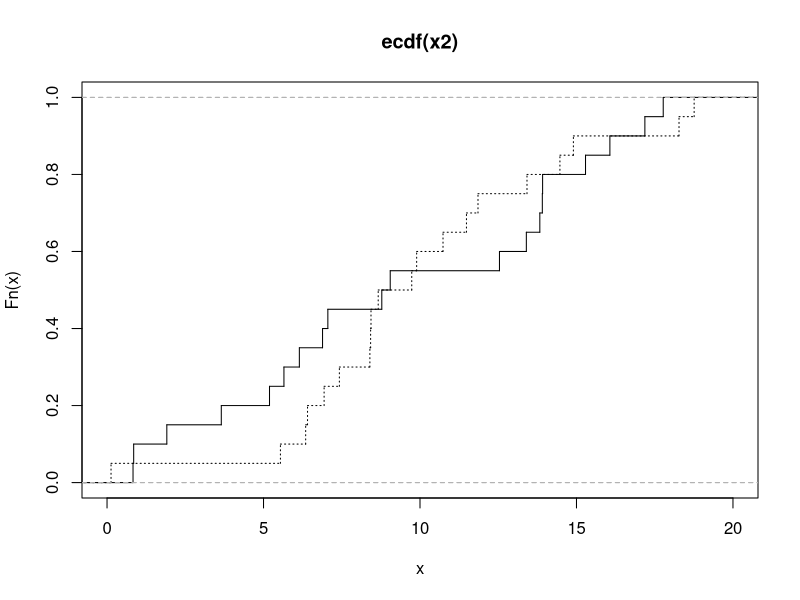
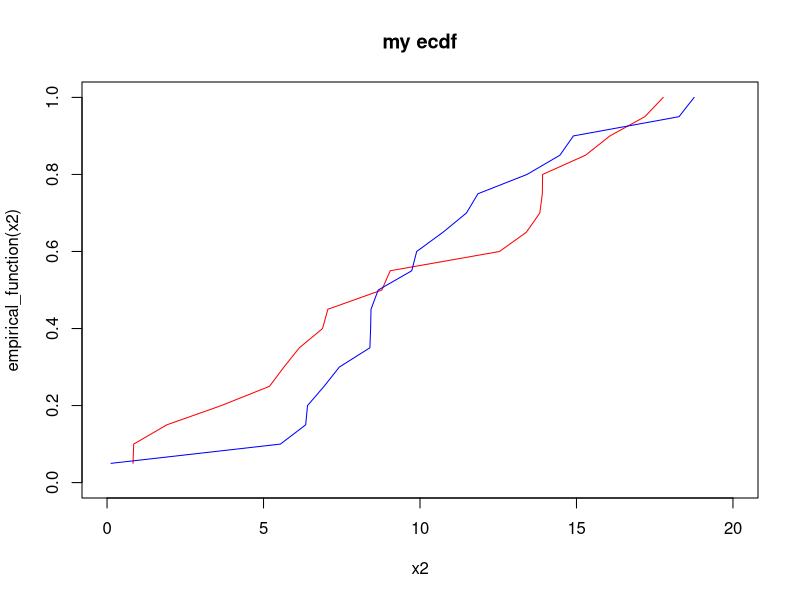

Source code (R) for these figures, in order:
library ( e1071     )
library ( tidyverse )
library ( reshape2  )
library ( stringr   )
library ( party     )
library ( ggplot2   )

data ( mtcars )
mode = function ( x ) {
   temp = table ( x )
   names ( temp ) [ temp == max ( temp ) ]
}

# Kolmogorov-Smirnov test used to compare a sample with
# a reference probability distribution (a one sample K-S test),
# or it can directly compare two samples (a two sample K-S test).

# ----------------------------------------------------------------------------------------------------
# ----------------------------------------------------------------------------------------------------

empirical_function <- function( set ) {

    vector <- c () ; size <- length ( set )
    
    for ( i1 in 1:size ) {
    
        now <- 0
        
        for ( i2 in 1:size )
        
            if ( set [ i2 ] <= set [ i1 ] ) { now <- now + 1 }
            
        vector <- c ( vector , now / size )
    }
    
    return ( vector )
}

absolute_difference_xy <- function ( setx , sety ) {
   
    vector <- c ( ) ; size <- length ( setx )
    
    for ( i in 1:size ) {
    
       tmp <- ( setx [ i ] - sety [ i ] )
       
       if ( tmp < 0 ) { tmp <- ( tmp * -1 ) }
       
       vector <- c ( vector , tmp )
    }
       
    return ( vector )
}

vector_with_ecdf <- function ( set ) {

    ecdf_vect <- empirical_function ( set )
    
    vector <- c () ; size <- length ( set )
    
    for ( i in 1:size )

        vector <- c ( vector , set [ i ] * ecdf_vect [ i ] )
    
    return ( vector )
}

# ----------------------------------------------------------------------------------------------------
# ----------------------------------------------------------------------------------------------------

set.seed ( 50 )

x1 = rnorm ( 50 )
y1 = pnorm ( x1 )

ks.test ( x1 , 'pnorm' )

paste ( 'D =' , d <- max ( absolute_difference_xy ( empirical_function ( x1 ) , y1 ) ) )

# ----------------------------------------------------------------------------------------------------

set.seed ( 60 )

x2 = runif ( n=20 , min=0 , max=20 ) ; x2 <- sort ( x2 )
x3 = runif ( n=20 , min=0 , max=20 ) ; x3 <- sort ( x3 )

cat ( '\n X2 and X3: \n' ) ; x2
cat ( '\n'               ) ; x3

ks.test ( x2 , x3 )

paste ( 'D1 using ecdf for both  =' , d <- max ( absolute_difference_xy ( empirical_function ( x2 ) , empirical_function ( x3 ) ) ) )
paste ( 'D2 using vector + ecdf  =' , d <- max ( absolute_difference_xy ( vector_with_ecdf   ( x2 ) , vector_with_ecdf   ( x3 ) ) ) )
paste ( 'D3 using ecdf  and x3   =' , d <- max ( absolute_difference_xy ( empirical_function ( x2 ) , x3                        ) ) )
paste ( 'D4 using pnorm for x3   =' , d <- max ( absolute_difference_xy ( empirical_function ( x2 ) , pnorm ( x3 )              ) ) )
paste ( 'D5 using pnorm for both =' , d <- max ( absolute_difference_xy (              pnorm ( x2 ) , pnorm ( x3 )              ) ) )

plot  ( ecdf ( x2 )           , do.points = FALSE , verticals = T , xlim = c ( 0 , 20 ) )
lines ( ecdf ( x3 ) , lty = 3 , do.points = FALSE , verticals = T )

# ----------------------------------------------------------------------------------------------------
# ------- Funzione di ripartizione empirica - Wikipedia --> ECDF -------------------------------------
# ----------------------------------------------------------------------------------------------------

cat ( '\n see my empirical function D1 for x2 =' ) ; empirical_function ( x2 )
cat ( '\n see my empirical function D1 for x3 =' ) ; empirical_function ( x3 )
cat ( '\n see my empirical function D2 for x2 =' ) ;   vector_with_ecdf ( x2 )
cat ( '\n see my empirical function D2 for x3 =' ) ;   vector_with_ecdf ( x3 )
cat ( '\n'                                       ) ;

plot  ( x2 , empirical_function ( x2 ) , main = 'my ecdf' , xlim = c ( 0 , 20 ) , ylim = c ( 0 , 1 ) , col = 'red' , type ='l' )
lines ( x3 , empirical_function ( x3 ) ,                    xlim = c ( 0 , 20 ) , ylim = c ( 0 , 1 ) , col = 'blue'            )
